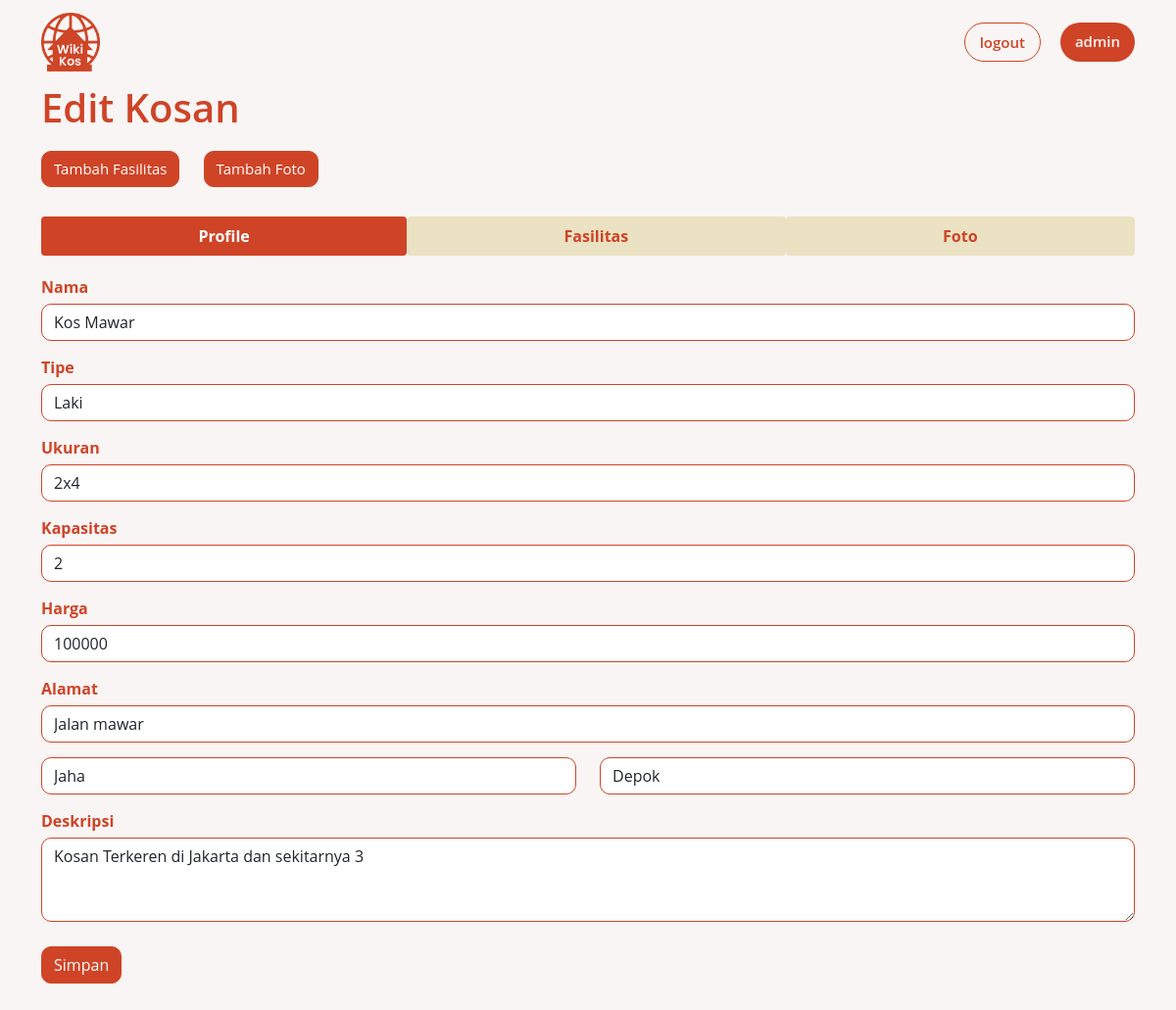
Screenshot of /dashboard.php?p=edit-kos&id-kos=53 (signed in) with the database file from the repository.
### tables this page shows
CREATE TABLE `kosan` (
  `id_kosan` int(11) NOT NULL,
  `nama_kosan` varchar(100) NOT NULL,
  `tipe_kos` varchar(10) NOT NULL,
  `ukuran` varchar(10) NOT NULL,
  `harga` int(100) NOT NULL,
  `kapasitas` int(11) NOT NULL,
  `nama_jalan` varchar(100) NOT NULL,
  `kecamatan` varchar(100) NOT NULL,
  `kota` int(11) NOT NULL,
  `deskripsi` varchar(100) NOT NULL,
  `status` int(11) NOT NULL DEFAULT 0,
  `id_user` int(11) NOT NULL
);

### class/class.Kos.php (called while the page is built, shortened)
<?php
class Kos extends Connection2
{
    private $idKos;
    public function __get($atribute)
    {
        if (property_exists($this, $atribute)) {
            return $this->$atribute;
        }
    }
    public function getKosanData()
    {
        $sql = "SELECT * FROM kosan ks INNER JOIN Kota k ON ks.kota = k.id_kota WHERE ks.id_kosan = :id_kosan";
        $stmt = $this->conn->prepare($sql);
        $stmt->bindParam(':id_kosan', $this->idKos);
        $stmt->execute();
        $count = $stmt->rowCount();
        if ($count == 1) {
            $result   = $stmt->fetch(PDO::FETCH_ASSOC);
            $this->idKos = $result['id_kosan'];
            $this->namaKos = $result['nama_kosan'];
            $this->tipe = $result['tipe_kos'];
            $this->ukuran = $result['ukuran'];
            $this->harga = $result['harga'];
            $this->kapasitas = $result['kapasitas'];
            $this->namaJalan = $result['nama_jalan'];
            $this->kecamatan = $result['kecamatan'];
            $this->detail = $result['deskripsi'];
        }
    }
}

### inc.connection2.php (called while the page is built, shortened)
<?php
class Connection2
{
    private $servername = "localhost";
    private $username = "root";
    private $password = "";
    private $dbname = "wikikos_db";
    function connect()
    {
        $this->conn = new PDO("mysql:host=$this->servername;dbname=$this->dbname", $this->username, $this->password);
    }
}

### class/class.Kota.php (called while the page is built, shortened)
<?php
class Kota extends Connection2
{
    public function __get($atribute)
    {
        if (property_exists($this, $atribute)) {
            return $this->$atribute;
        }
    }
    public function getAllKota()
    {
        $sql = "SELECT * FROM kota";
        $stmt = $this->conn->prepare($sql);
        $stmt->execute();
        $count = $stmt->rowCount();
        $cnt = 0;
        if ($count > 0) {
            while ($result = $stmt->fetch(PDO::FETCH_ASSOC)) {
                $kota = new Kota();
                $kota->idKota = $result['id_kota'];
                $kota->nama = $result['nama_kota'];
                $arrResult[$cnt] = $kota;
                $cnt++;
            }
            return $arrResult;
        }
        else {
            return $arrResult = "kosong";
        }
    }
}

### pages/edit-kos.php (the view, shortened to what this page needs)
<?php
require_once("./class/class.Kos.php");
$idKos = $_GET['id-kos'];
$kos = new Kos();
$kos->idKos = $idKos;
$kos->getKosanData();
?>
<div class="container" id="edit-kosan">
    <h1>Edit Kosan</h1>
    <div class="aa">
        <a class="btn btn-primary" href=<?php echo "?p=create-fasilitas-kos&id-kos=$kos->idKos" ?>>Tambah Fasilitas</a>
        <a class="btn btn-primary" href=<?php echo "?p=create-foto-kos&id-kos=$kos->idKos" ?>>Tambah Foto</a>
    </div>
    <ul class="nav nav-pills nav-fill" id="myTab" role="tablist">
        <li class="nav-item">
            <a class="nav-link active" data-toggle="tab" href="#profile" role="tab" aria-controls="profile" aria-selected="true">Profile</a>
        </li>
        <li class="nav-item">
            <a class="nav-link" data-toggle="tab" href="#fasilitas" role="tab" aria-controls="fasilitas" aria-selected="false">Fasilitas</a>
        </li>
        <li class="nav-item">
            <a class="nav-link" data-toggle="tab" href="#foto" role="tab" aria-controls="foto aria-selected=" false">Foto</a>
        </li>
    </ul>
    <div class="tab-content" id="myTabContent">
        <div class="tab-pane fade show active" id="profile" role="tabpanel" aria-labelledby="home-tab">
            <form action="?p=edit-kos-action" method="post" enctype="multipart/form-data">
                <div class="col">
                    <div class="form-group">
                        <label>Nama</label>
                        <input type="text" class="form-control" name="nama-kos" placeholder="Nama Kos" value='<?php echo $kos->namaKos; ?>' required>
                    </div>
                    <div class="form-group">
                        <label>Tipe</label>
                        <select class="form-control" name="tipe-kos">
                            <option value="laki" <?php if ($kos->tipe == 'laki') echo 'selected="selected"'; ?>>Laki</option>
                        </select>
                    </div>
                    <div class="form-group">
                        <label>Ukuran</label>
                        <input type="text" class="form-control" name="ukuran-kos" placeholder="Ukuran Kos" value='<?php echo $kos->ukuran; ?>' required>
                    </div>
                    <div class="form-group">
                        <label>Kapasitas</label>
                        <input type="number" class="form-control" name="kapasitas-kos" placeholder="Kapasitas Kos" value='<?php echo $kos->kapasitas; ?>' required>
                    </div>
                    <div class="form-group">
                        <label>Harga</label>
                        <input type="number" class="form-control" name="harga-kos" placeholder="Harga Kos" value='<?php echo $kos->harga; ?>' required>
                    </div>
                    <div class="form-group">
                        <label>Alamat</label>
                        <input type="text" class="form-control" name="jalan-kos" placeholder="Nama Jalan" value='<?php echo $kos->namaJalan; ?>' required>
                        <div class="row">
                            <div class="col">
                                <input type="text" class="form-control" name="kecamatan-kos" placeholder="Nama Kecamatan" value='<?php echo $kos->kecamatan; ?>' required>
                            </div>
                            <div class="col">
                                <select class="form-control" id="exampleFormControlSelect1" name="kota-kos">
                                    <?php
                                    require_once("./class/class.Kota.php");
                                    $kota = new Kota();
                                    $allKota = $kota->getAllKota();
                                    if ($allKota == "kosong") {
                                        echo "<tr>";
                                        echo "<td><p>Maaf Data Kosong</p></td>";
                                        echo "<tr>";
                                        $count = 0;
                                    }
                                    else {
                                        foreach ($allKota as $dataKota) {
                                            if ($dataKota->idKota == $kos->kota)
                                                $output = "<option value=" . $dataKota->idKota  . " selected='selected'>" . $dataKota->nama . "</option>";
                                            else {
                                                $output = "<option value=" . $dataKota->idKota  . " >" . $dataKota->nama . "</option>";
                                            }
                                            echo $output;
                                        }
                                    }
                                    ?>
                                </select>
                            </div>
                        </div>
                    </div>
                    <div class="form-group">
                        <label>Deskripsi</label>
                        <textarea class="form-control" name="deskripsi-kos" rows="3" required><?php echo $kos->detail; ?></textarea>
                    </div>
                    <button type="submit" class="btn btn-primary">Simpan</button>
                </div>
            </form>
        </div>
    </div>
</div>

### style.css (style rules this page uses)
:root { --orange_black : #8f301d; --orange: #cf4427; --background: #f9f5f4; --brown: #ebe2c3; }
body { background-color: var(--background); font-family: "Open Sans", sans-serif; }
#edit-kosan h1 { color: var(--orange); font-weight: 600; }
#edit-kosan .aa { margin-top: 20px; margin-bottom: 30px; }
#edit-kosan .aa a { background: var(--orange); border-radius: 10px; font-size: 15px; margin-right: 20px; border: 1px solid var(--orange); }
#edit-kosan #myTab { margin-top: 20px; }
#edit-kosan #myTab .nav-link { color: var(--orange); font-weight: bold; background-color: var(--brown); }
#edit-kosan #myTab .nav-link.active { background-color: var(--orange); color: white; }
#edit-kosan #myTabContent #profile { margin-top: 20px; }
#edit-kosan form .form-group label { color: var(--orange); font-weight: bold; margin-bottom: 5px; }
#edit-kosan form .form-group input { margin-bottom: 15px; border: 1px solid var(--orange); border-radius: 10px; }
#edit-kosan form .form-group select { margin-bottom: 15px; border: 1px solid var(--orange); border-radius: 10px; }
#edit-kosan form button { margin-bottom: 15px; background: var(--orange); border-radius: 10px; border: 1px solid var(--orange); margin-top: 10px; }
#edit-kosan label { color: var(--orange); font-weight: bold; margin-bottom: 5px; }
#edit-kosan textarea { margin-bottom: 15px; border: 1px solid var(--orange); border-radius: 10px; }

### rows the page displays
kosan: nama-kos "Kos Mawar", tipe-kos "Laki", ukuran-kos "2x4", kapasitas-kos "2", harga-kos "100000", jalan-kos "Jalan mawar", kecamatan-kos "Jaha", deskripsi-kos "Kosan Terkeren di Jakarta dan sekitarnya 3"

### other values shown
$username "admin"
form field kota-kos "Depok"
